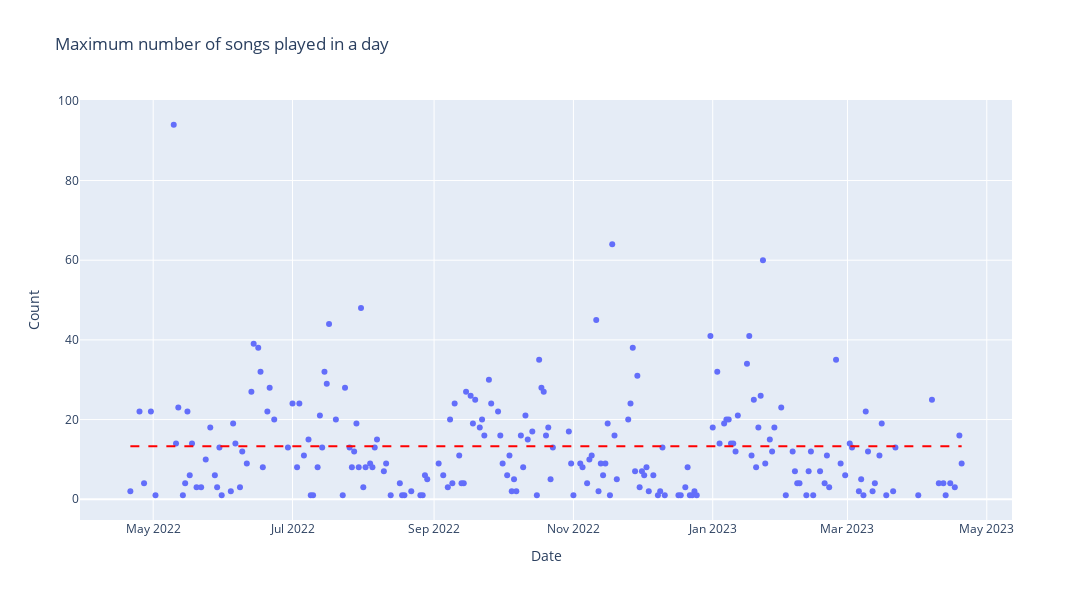

The cell this chart's notebook holds for it:
### Code cell
import plotly.graph_objects as go

fig = go.Figure()
fig.add_trace(go.Scatter(x=most_songs.index, 
                         y=most_songs["Count"],
                         mode='markers'))

fig.add_shape(type="line",
              x0=most_songs.index.min(),
              y0=most_songs["Count"].mean(),
              x1=most_songs.index.max(),
              y1=most_songs["Count"].mean(),
              line=dict(color="red", width=2, dash="dash"))

fig.update_layout(title="Maximum number of songs played in a day",
                  xaxis_title="Date",
                  yaxis_title="Count",
                  width=1200,
                  height=600)

fig.show()

### Figure 1 — Plotly figure (JSON) as saved in the notebook; plotly's stock layout.template omitted (floating-point values rounded to 4 significant figures; data arrays with more than 128 entries replaced by an {"elided": "..."} marker saying what was removed)
{"data": [{"mode": "markers", "type": "scatter", "x": {"elided": "218 str values"}, "y": {"elided": "218 int values"}}], "layout": {"height": 600, "shapes": [{"line": {"color": "red", "dash": "dash", "width": 2}, "type": "line", "x0": "2022-04-21", "x1": "2023-04-20", "y0": 13.33, "y1": 13.33}], "title": {"text": "Maximum number of songs played in a day"}, "width": 1200, "xaxis": {"title": {"text": "Date"}}, "yaxis": {"title": {"text": "Count"}}}}
